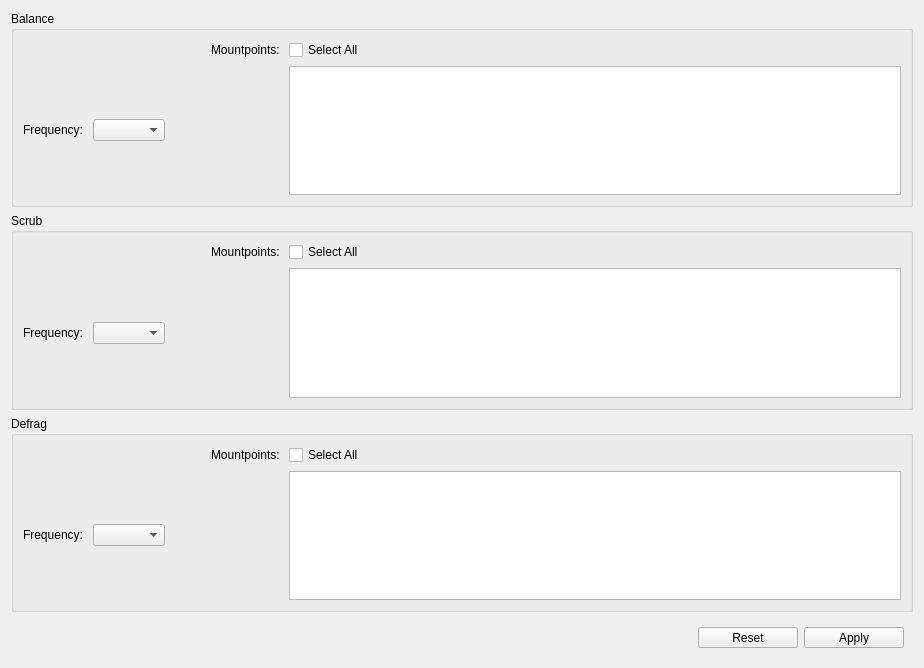
          <widget class="QWidget" name="scrollAreaWidgetContents">
           <property name="geometry">
            <rect>
             <x>0</x>
             <y>0</y>
             <width>924</width>
             <height>668</height>
            </rect>
           </property>
           <layout class="QVBoxLayout" name="verticalLayout_3">
            <item>
             <widget class="QGroupBox" name="groupBox_bmBalance">
              <property name="sizePolicy">
               <sizepolicy hsizetype="Preferred" vsizetype="Expanding">
                <horstretch>0</horstretch>
                <verstretch>0</verstretch>
               </sizepolicy>
              </property>
              <property name="title">
               <string>Balance</string>
              </property>
              <layout class="QGridLayout" name="gridLayout_4">
               <item row="1" column="2">
                <spacer name="horizontalSpacer">
                 <property name="orientation">
                  <enum>Qt::Horizontal</enum>
                 </property>
                 <property name="sizeType">
                  <enum>QSizePolicy::Preferred</enum>
                 </property>
                 <property name="sizeHint" stdset="0">
                  <size>
                   <width>40</width>
                   <height>20</height>
                  </size>
                 </property>
                </spacer>
               </item>
               <item row="1" column="0">
                <widget class="QLabel" name="label_bmBalanceFreq">
                 <property name="sizePolicy">
                  <sizepolicy hsizetype="Preferred" vsizetype="Fixed">
                   <horstretch>0</horstretch>
                   <verstretch>0</verstretch>
                  </sizepolicy>
                 </property>
                 <property name="text">
                  <string>Frequency: </string>
                 </property>
                </widget>
               </item>
               <item row="1" column="1">
                <widget class="QComboBox" name="comboBox_bmBalanceFreq"/>
               </item>
               <item row="0" column="4">
                <widget class="QCheckBox" name="checkBox_bmBalance">
                 <property name="text">
                  <string>Select All</string>
                 </property>
                </widget>
               </item>
               <item row="0" column="3">
                <widget class="QLabel" name="label_bmBalanceSubvols">
                 <property name="text">
                  <string>Mountpoints: </string>
                 </property>
                </widget>
               </item>
               <item row="1" column="4">
                <widget class="QListWidget" name="listWidget_bmBalance">
                 <property name="sizePolicy">
                  <sizepolicy hsizetype="Expanding" vsizetype="Preferred">
                   <horstretch>0</horstretch>
                   <verstretch>0</verstretch>
                  </sizepolicy>
                 </property>
                 <property name="selectionMode">
                  <enum>QAbstractItemView::MultiSelection</enum>
                 </property>
                </widget>
               </item>
              </layout>
             </widget>
            </item>
            <item>
             <widget class="QGroupBox" name="groupBox_bmScrub">
              <property name="sizePolicy">
               <sizepolicy hsizetype="Preferred" vsizetype="Expanding">
                <horstretch>0</horstretch>
                <verstretch>0</verstretch>
               </sizepolicy>
              </property>
              <property name="title">
               <string>Scrub</string>
              </property>
              <layout class="QGridLayout" name="gridLayout_5">
               <item row="1" column="1">
                <widget class="QComboBox" name="comboBox_bmScrubFreq"/>
               </item>
               <item row="1" column="2">
                <spacer name="horizontalSpacer_2">
                 <property name="orientation">
                  <enum>Qt::Horizontal</enum>
                 </property>
                 <property name="sizeType">
                  <enum>QSizePolicy::Preferred</enum>
                 </property>
                 <property name="sizeHint" stdset="0">
                  <size>
                   <width>40</width>
                   <height>20</height>
                  </size>
                 </property>
                </spacer>
               </item>
               <item row="1" column="4">
                <widget class="QListWidget" name="listWidget_bmScrub">
                 <property name="sizePolicy">
                  <sizepolicy hsizetype="Expanding" vsizetype="Preferred">
                   <horstretch>0</horstretch>
                   <verstretch>0</verstretch>
                  </sizepolicy>
                 </property>
                 <property name="selectionMode">
                  <enum>QAbstractItemView::MultiSelection</enum>
                 </property>
                </widget>
               </item>
               <item row="1" column="0">
                <widget class="QLabel" name="label_bmScrubFreq">
                 <property name="sizePolicy">
                  <sizepolicy hsizetype="Preferred" vsizetype="Fixed">
                   <horstretch>0</horstretch>
                   <verstretch>0</verstretch>
                  </sizepolicy>
                 </property>
                 <property name="text">
                  <string>Frequency: </string>
                 </property>
                </widget>
               </item>
               <item row="0" column="4">
                <widget class="QCheckBox" name="checkBox_bmScrub">
                 <property name="text">
                  <string>Select All</string>
                 </property>
                </widget>
               </item>
               <item row="0" column="3">
                <widget class="QLabel" name="label_bmScrubSubvols">
                 <property name="text">
                  <string>Mountpoints: </string>
                 </property>
                </widget>
               </item>
              </layout>
             </widget>
            </item>
            <item>
             <widget class="QGroupBox" name="groupBox_bmDefrag">
              <property name="sizePolicy">
               <sizepolicy hsizetype="Preferred" vsizetype="Expanding">
                <horstretch>0</horstretch>
                <verstretch>0</verstretch>
               </sizepolicy>
              </property>
              <property name="title">
               <string>Defrag</string>
              </property>
              <layout class="QGridLayout" name="gridLayout_6">
               <item row="1" column="1">
                <widget class="QComboBox" name="comboBox_bmDefragFreq"/>
               </item>
               <item row="1" column="5">
                <widget class="QListWidget" name="listWidget_bmDefrag">
                 <property name="sizePolicy">
                  <sizepolicy hsizetype="Expanding" vsizetype="Preferred">
                   <horstretch>0</horstretch>
                   <verstretch>0</verstretch>
                  </sizepolicy>
                 </property>
                 <property name="selectionMode">
                  <enum>QAbstractItemView::MultiSelection</enum>
                 </property>
                </widget>
               </item>
               <item row="1" column="2">
                <spacer name="horizontalSpacer_3">
                 <property name="orientation">
                  <enum>Qt::Horizontal</enum>
                 </property>
                 <property name="sizeType">
                  <enum>QSizePolicy::Preferred</enum>
                 </property>
                 <property name="sizeHint" stdset="0">
                  <size>
                   <width>40</width>
                   <height>20</height>
                  </size>
                 </property>
                </spacer>
               </item>
               <item row="1" column="0">
                <widget class="QLabel" name="label_bmDefragFreq">
                 <property name="sizePolicy">
                  <sizepolicy hsizetype="Preferred" vsizetype="Fixed">
                   <horstretch>0</horstretch>
                   <verstretch>0</verstretch>
                  </sizepolicy>
                 </property>
                 <property name="text">
                  <string>Frequency: </string>
                 </property>
                </widget>
               </item>
               <item row="0" column="5">
                <widget class="QCheckBox" name="checkBox_bmDefrag">
                 <property name="text">
                  <string>Select All</string>
                 </property>
                </widget>
               </item>
               <item row="0" column="3">
                <widget class="QLabel" name="label_bmScrubSubvols_2">
                 <property name="text">
                  <string>Mountpoints: </string>
                 </property>
                </widget>
               </item>
              </layout>
             </widget>
            </item>
            <item>
             <widget class="QFrame" name="frame_bmApply">
              <property name="sizePolicy">
               <sizepolicy hsizetype="Preferred" vsizetype="Minimum">
                <horstretch>0</horstretch>
                <verstretch>0</verstretch>
               </sizepolicy>
              </property>
              <layout class="QHBoxLayout" name="horizontalLayout_5">
               <item>
                <spacer name="horizontalSpacer_4">
                 <property name="orientation">
                  <enum>Qt::Horizontal</enum>
                 </property>
                 <property name="sizeHint" stdset="0">
                  <size>
                   <width>739</width>
                   <height>20</height>
                  </size>
                 </property>
                </spacer>
               </item>
               <item>
                <widget class="QToolButton" name="toolButton_bmReset">
                 <property name="minimumSize">
                  <size>
                   <width>100</width>
                   <height>0</height>
                  </size>
                 </property>
                 <property name="text">
                  <string>Reset</string>
                 </property>
                 <property name="icon">
                  <iconset resource="../../icons/icons.qrc">
                   <normaloff>:/icons/reset.svg</normaloff>:/icons/reset.svg</iconset>
                 </property>
                 <property name="toolButtonStyle">
                  <enum>Qt::ToolButtonTextUnderIcon</enum>
                 </property>
                </widget>
               </item>
               <item>
                <widget class="QToolButton" name="toolButton_bmApply">
                 <property name="minimumSize">
                  <size>
                   <width>100</width>
                   <height>0</height>
                  </size>
                 </property>
                 <property name="toolTip">
                  <string>&lt;html&gt;&lt;head/&gt;&lt;body&gt;&lt;p&gt;Update Btrfs Maintenance config file and call service to load new settings.&lt;/p&gt;&lt;/body&gt;&lt;/html&gt;</string>
                 </property>
                 <property name="text">
                  <string>Apply</string>
                 </property>
                 <property name="icon">
                  <iconset resource="../../icons/icons.qrc">
                   <normaloff>:/icons/checkmark.svg</normaloff>:/icons/checkmark.svg</iconset>
                 </property>
                 <property name="toolButtonStyle">
                  <enum>Qt::ToolButtonTextUnderIcon</enum>
                 </property>
                </widget>
               </item>
              </layout>
             </widget>
            </item>
           </layout>
          </widget>
